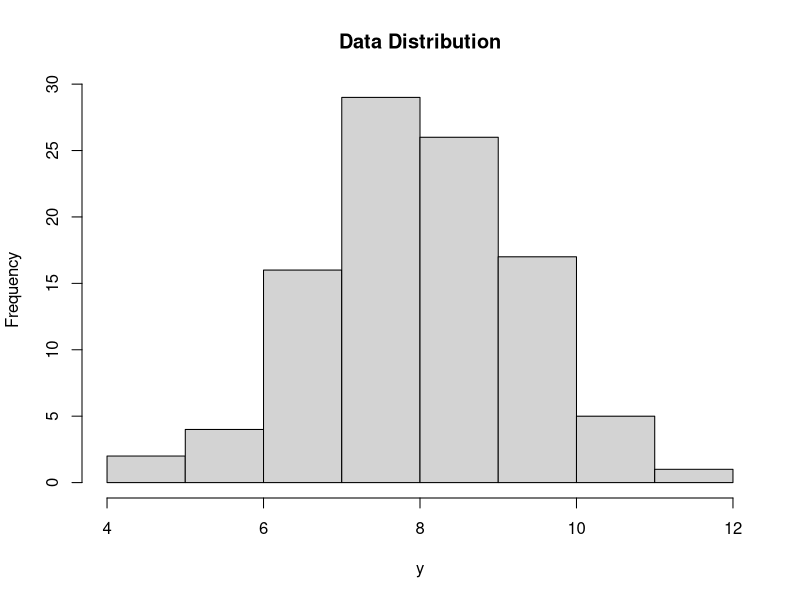
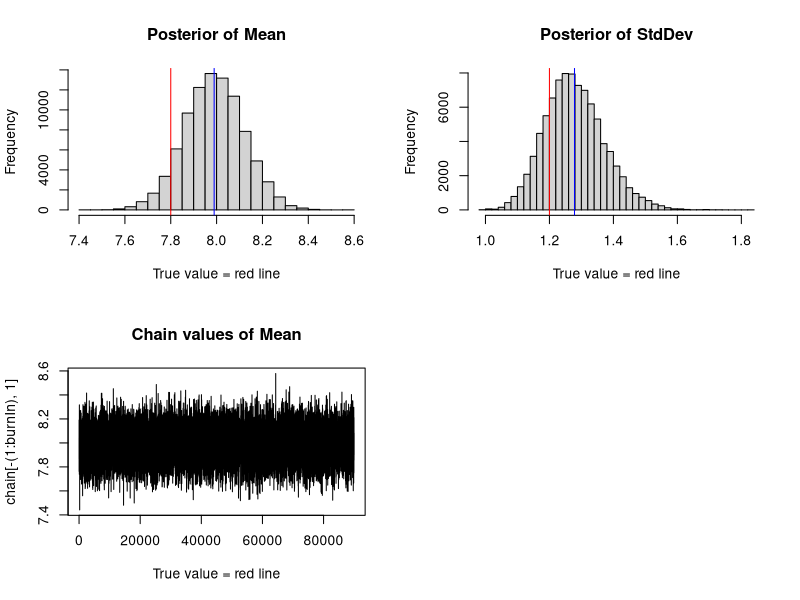

These figures' R source, in order: (Note: this script raises an error after producing the figures.)
#model 1
trueMean <- 7.8
trueSd <-1.2
sampleSize <- 100

# create dependent values according to ax + b + N(0,sd)
y <-  rnorm(n=sampleSize,mean=trueMean,sd=trueSd)

hist(y, main="Data Distribution")

likelihood <- function(param){
  mu = param[1]
  sd = param[2]
  
  singlelikelihoods = dnorm(y, mean = mu, sd = sd, log = T)
  sumll = sum(singlelikelihoods)
  return(sumll)   
}

# Prior distribution
prior <- function(param){
  mu = param[1]
  sd = param[2]
  muprior = dunif(mu, min=0, max=10, log = T)
  sdprior = dunif(sd, min=0, max=3, log = T)
  return(muprior+sdprior)
}

#define posterior function
posterior <- function(param){
  return (likelihood(param) + prior(param))
}

#define proposal function
proposalfunction <- function(param){
  return(rnorm(2,mean = param, sd= c(0.2,0.2)))
}

#run MCMC algorithm function
run_metropolis_MCMC <- function(startvalue, iterations){
  chain = array(dim = c(iterations+1,2))
  chain[1,] = startvalue
  for (i in 1:iterations){
    # paste(chain[1,])
    proposal = proposalfunction(chain[i,])
    
    probab = exp(posterior(proposal) - posterior(chain[i,]))
    if (runif(1) < probab){
      chain[i+1,] = proposal
    }else{
      chain[i+1,] = chain[i,]
    }
  }
  return(chain)
}

#run MCMC algorithm
startvalue = c(3,1)
chain = run_metropolis_MCMC(startvalue, 100000)

burnIn = 10000
acceptance = 1-mean(duplicated(chain[-(1:burnIn),]))

### Summary: #######################

par(mfrow = c(2,2))
hist(chain[-(1:burnIn),1],nclass=30, , main="Posterior of Mean", xlab="True value = red line" )
abline(v = mean(chain[-(1:burnIn),1]),col="blue")
abline(v = trueMean, col="red" )
hist(chain[-(1:burnIn),2],nclass=30, main="Posterior of StdDev", xlab="True value = red line")
abline(v = mean(chain[-(1:burnIn),2]),col="blue")
abline(v = trueSd, col="red" )
plot(chain[-(1:burnIn),1], type = "l", xlab="True value = red line" , main = "Chain values of Mean", )
abline(h = trueA, col="red" )
plot(chain[-(1:burnIn),2], type = "l", xlab="True value = red line" , main = "Chain values of StdDev", )
abline(h = trueB, col="red" )

# for comparison:
summary(lm(y~x))

